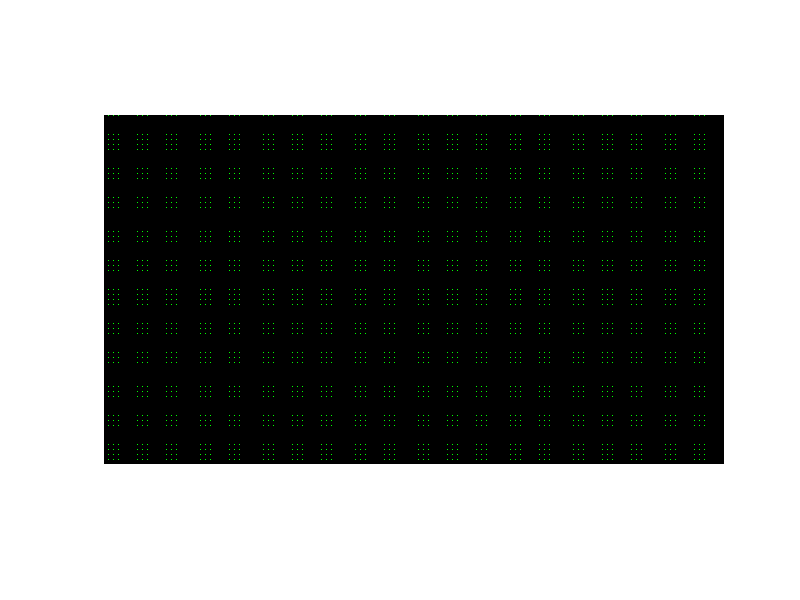

MATLAB code to generate this figure: (Note: this script raises an error after producing the figure.)
%%

%filename='testAnimated.gif';

orientation='H';

%%
xsize=1280;
ysize=720;
image=zeros(ysize,xsize);
%%
period=10.0;                     % This is now how often a green pixel appears - 1 in [period]
% dutycycle=0.5;                % used for alternating bars
% cutoff=period*(1-dutycycle);  % used for alternating bars
cutoff=1.0;
nImages=1;
colorvect=[0,255,0];
%%
   h= figure;

   
for idx=1:nImages
    image=zeros(ysize,xsize);
    k=idx-1;
    for i=1:1:ysize  
     k=k+1;
         if k<=cutoff
             m = 1;
             for j=1:1:xsize
                 m=m+1;
                 if m<=cutoff
                     image(i,j,1:3)=ones(1,1).*colorvect;
                 end
                 if m==period
                     m=0;
                 end
             end
          % image(i,:,1:3)=ones(xsize,1).*colorvect;  % from when this code
          % only made horizontal lines
         end
         if k==period
             k=0;
         end
    end

imshow(image)
frame=getframe(h);
im{idx}=frame2im(frame);
end

imwrite(image,'TestImages/10px.png');


%%
%%
% for idx = 1:nImages
%     [A,map] = rgb2ind(im{idx},256);
%     if idx == 1
%         imwrite(A,map,filename,'gif','LoopCount',Inf,'DelayTime',0.1);
%     else
%         imwrite(A,map,filename,'gif','WriteMode','append','DelayTime',0.1);
%     end
% end
